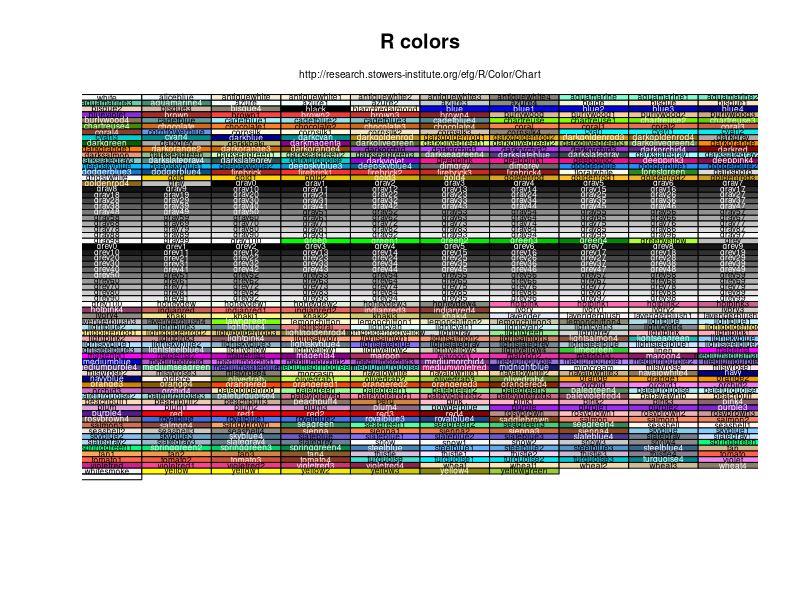

The R source for this figure:
#par(mar=c(1,1,2,1))

stopifnot(length(colors()) == 657)

SetTextContrastColor <- function(color)
{
  ifelse( mean(col2rgb(color)) > 127, "black", "white")
}
TextContrastColor <- unlist( lapply(colors(), SetTextContrastColor) )
colCount <- 10  # number per row
rowCount <- 67

plot( c(1,colCount), c(0,rowCount), type="n", ylab="", xlab="",
      axes=FALSE, ylim=c(rowCount,0))
title("R colors")
mtext("http://research.stowers-institute.org/efg/R/Color/Chart",
      cex=0.6)

for (j in 0:(rowCount-1))
{
  base <- j*colCount
  remaining <- length(colors()) - base
  RowSize <- ifelse(remaining < colCount, remaining, colCount)
  rect((1:RowSize)-0.5,j-0.5, (1:RowSize)+0.5,j+0.5,
       border="black",
       col=colors()[base + (1:RowSize)])
  text((1:RowSize), j, colors()[base + (1:RowSize)], cex=0.5,
       col=TextContrastColor[base + (1:RowSize)])
}

